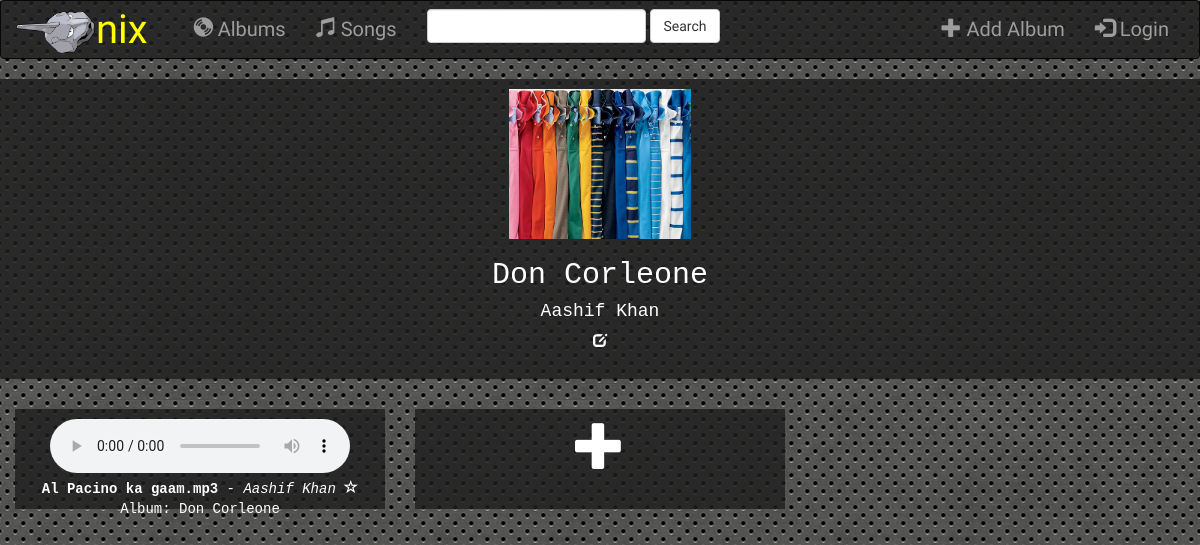
The app's page /1/, older data.
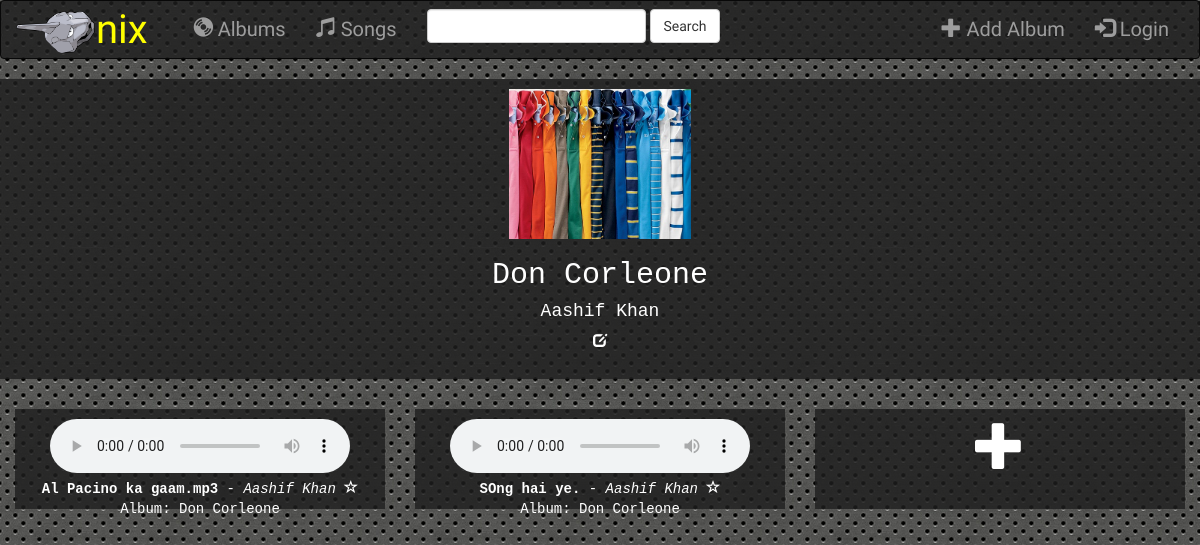
The same page, newer data.
### music/models.py (models this page shows, shortened)
class Song(models.Model):
    album = models.ForeignKey(Album, on_delete=models.CASCADE)
    file_type = models.CharField(max_length=10)
    song_title = models.CharField(max_length=250)
    is_favorite = models.BooleanField(default=False)
    song_file = models.FileField()
    def __str__(self):
        return self.song_title

class Album(models.Model):
    artist = models.CharField(max_length=250)
    album_title = models.CharField(max_length=500)
    genre = models.CharField(max_length=100)
    album_logo = models.FileField()
    def __str__(self):
        return self.album_title + ' - ' + self.artist

### music/views.py (the view)
# urls.py: url(r'^(?P<pk>[0-9]+)/$', views.DetailView.as_view(), name = 'detail'),
class DetailView(DetailView):
    model = Album
    template_name = 'music/detail.html'
    def get_context_data(self, **kwargs):
        context = super().get_context_data(**kwargs)
        context['songs'] = Song.objects.all().filter(album = context['album'])
        print(context)
        return context

### music/templates/music/detail.html (shortened to what this page needs)
{%extends 'music/base.html'%}
{% block body %}
<div class="jumbotron" align="center">
	<img src="{{album.album_logo.url}}">
	<h2>{{album.album_title}}</h2>
	<h4>{{album.artist}}</h4>
	<a href="{%url 'album-update' album.id%}"><span class="glyphicon glyphicon-edit"></span></a>
</div>
{% for song in songs %}
  <div class="col-sm-4 col-lg-4" align="center">
    <div class="jumbotron" id = "sanakhan">
      <audio controls>
        <source src="{{song.song_file.url}}" type="audio/mpeg">
      </audio>
      <br>
    <strong> {{song.song_title}}.{{song.file_type}} </strong> - <i>{{song.album.artist}}</i>
    {% if song.is_favorite %}
		<span class="glyphicon glyphicon-star"></span>
    {% else %}
    	<span class="glyphicon glyphicon-star-empty"></span>
    {% endif %}
    <br>Album: {{song.album.album_title}}
  </div>
</div>
{% endfor %}
<div class="col-sm-4 col-lg-4" align="center">
    <div class="jumbotron" id = "sanakhan">
    	<a href="{%url 'song-add' album.id%}"><span class="glyphicon glyphicon-plus" style="font-size: 50px"></span></a>
  </div>
</div>
{%endblock%}

Row changes from the older to the newer data that the page shows:
added Song: song_title "SOng hai ye", album.artist "Aashif Khan", is_favorite False (drawn), album.album_title "Don Corleone"
